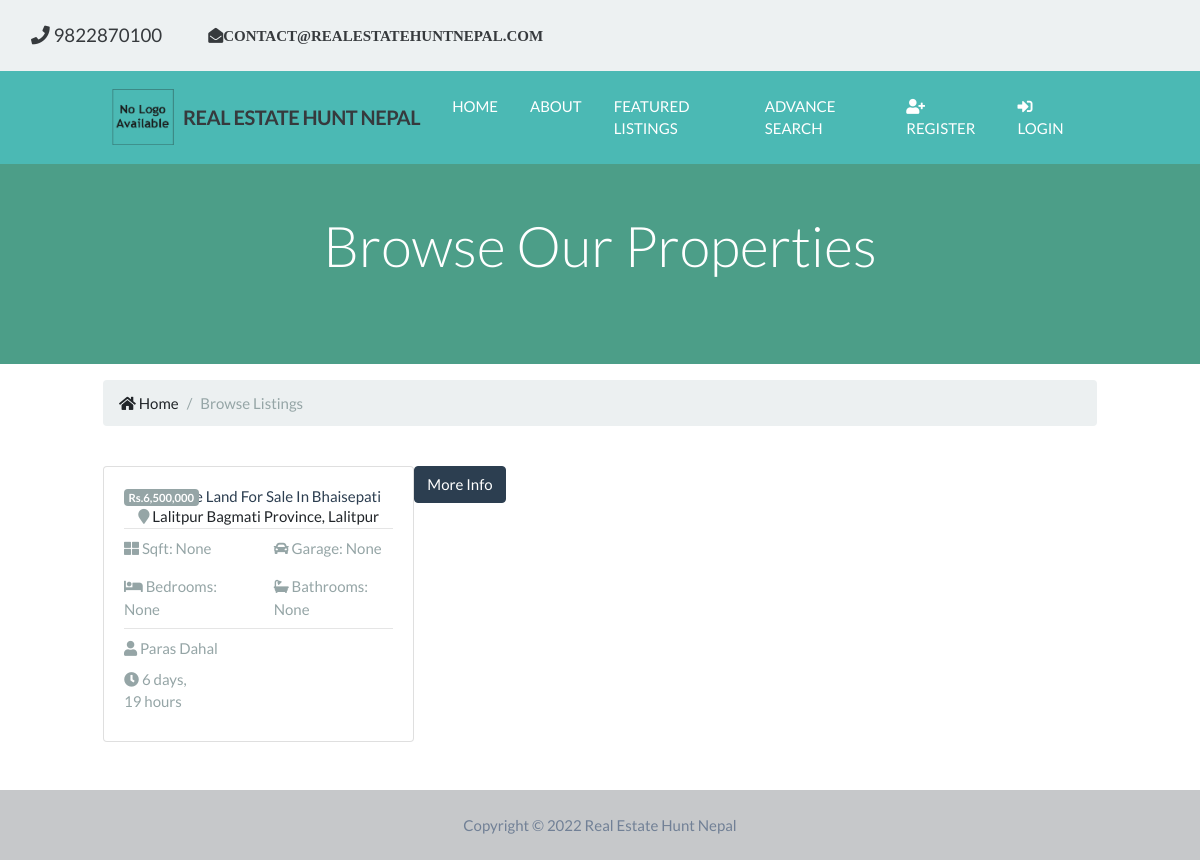
The page /listing/ on the database its author committed.
### appartment_listing/models.py (models this page shows, shortened)
class Listings(models.Model):
    listing_id = models.AutoField(
        verbose_name='ID',
        primary_key=True,
    )
    realtor_id = models.ForeignKey(Realtors, on_delete=models.DO_NOTHING)
    listing_title = models.CharField(
        max_length=100,
        verbose_name='Title',
    )
    state = models.CharField(max_length=100, verbose_name='State')
    district = models.CharField(max_length=100, verbose_name='District')
    city = models.CharField(max_length=100, verbose_name='City')
    description = models.TextField(blank=True, verbose_name='Description')
    price = models.DecimalField(
        verbose_name='Price', max_digits=15, decimal_places=5)
    purchaseType = models.CharField(unique=True,
                                    default="Buy", max_length=8, verbose_name='PurchaseType')
    propertyType = models.CharField(unique=True,
                                    default="House", max_length=15, verbose_name='PropertyType')
    bedroom = models.IntegerField(
        verbose_name='Bedroom', default=None, blank=True, null=True)
    bathroom = models.IntegerField(
        verbose_name='Bathroom', default=None, blank=True, null=True)
    garage = models.IntegerField(
        verbose_name='Garage', default=None, blank=True, null=True)
    sqft = models.IntegerField(
        verbose_name='Sqft', default=None, blank=True, null=True)
    photo_main = models.ImageField(
        upload_to='photos/%Y/%m/%d/', verbose_name='Main Photo', default=None, blank=True, null=True)
    is_published = models.BooleanField(default=True, verbose_name='Published')
    list_date = models.DateTimeField(
        default=datetime.now, blank=True, verbose_name='List Date')
    class Meta():
        verbose_name = 'Listing'
        verbose_name_plural = 'Listings'

### realtor/models.py (models this page shows, shortened)
class Realtors(models.Model):
    realtor_id = models.BigAutoField(primary_key=True)
    first_name = models.CharField(
        max_length=200, verbose_name='First Name')
    last_name = models.CharField(
        max_length=200, verbose_name='Last Name')
    photo = models.ImageField(
        verbose_name='Realtor Photo', upload_to='realtor/%Y/%m/%d/')
    description = models.TextField(blank=True, verbose_name='Description')
    phone = models.CharField(max_length=50, verbose_name='Phone Number')
    email = models.EmailField(verbose_name='EMAIL')
    is_mvp = models.BooleanField(default=False, verbose_name='MVP')
    hire_date = models.DateTimeField(default=datetime.now, blank=True)
    created_at = models.DateTimeField(
        verbose_name='Created At', editable=False)
    updated_at = models.DateTimeField(
        verbose_name='Updated At', editable=False)
    class Meta:
        verbose_name = 'Realtor'
        verbose_name_plural = 'Realtors'
    def __str__(self):
        return self.first_name + ' ' + self.last_name

### appartment_listing/views.py (the view)
# urls.py: path('', views.index, name='index'),
def index(request):
    title = 'Real Estate Hunt Nepal | Listing'
    template = 'listing/index.html'
    listings = Listings.objects.all().order_by(
        '-list_date').filter(is_published=True)
    paginator = Paginator(listings, 6)
    page = request.GET.get('page')
    paged_listings = paginator.get_page(page)
    context = {'title': title,
               'listings': paged_listings,
               }
    return render(request, template, context)

### appartment_listing/templates/listing/index.html (shortened to what this page needs)
{% extends 'header/base.html' %}
{% load static %}
{% load humanize %}
{% block content %}
<section id="showcase-inner" class="py-5 text-white">
  <div class="container">
    <div class="row text-center">
      <div class="col-md-12">
        <h1 class="display-4">Browse Our Properties</h1>
      </div>
    </div>
  </div>
</section>
<section id="bc" class="mt-3">
  <div class="container">
    <nav aria-label="breadcrumb">
      <ol class="breadcrumb">
        <li class="breadcrumb-item">
          <a href="{% url 'main:main-index' %}">
            <i class="fas fa-home"></i> Home</a
          >
        </li>
        <li class="breadcrumb-item active">Browse Listings</li>
      </ol>
    </nav>
  </div>
</section>
<section id="listings" class="py-4">
  <div class="container">
    <div class="row">
      {% if listings %} {% for listing in listings %}
      <div class="col-md-6 col-lg-4 mb-4">
        <div class="card">
          <div class="card-img-overlay">
            <h2>
              <span class="badge badge-secondary text-white"
                >Rs.{{listing.price | floatformat:0 | intcomma}}</span
              >
            </h2>
          </div>
          <div class="card-body">
            <div class="listing-heading text-center">
              <h4 class="text-primary">{{listing.listing_title}}</h4>
              <p>
                <i class="fas fa-map-marker text-secondary"></i>
                {{listing.city}} {{listing.state}}, {{listing.district}}
              </p>
            </div>
            <hr />
            <div class="row py-2 text-secondary">
              <div class="col-6">
                <i class="fas fa-th-large"></i> Sqft: {{listing.sqft}}
              </div>
              <div class="col-6">
                <i class="fas fa-car"></i> Garage: {{listing.garage}}
              </div>
            </div>
            <div class="row py-2 text-secondary">
              <div class="col-6">
                <i class="fas fa-bed"></i> Bedrooms: {{listing.bedroom}}
              </div>
              <div class="col-6">
                <i class="fas fa-bath"></i> Bathrooms: {{listing.bathroom}}
              </div>
            </div>
            <hr />
            <div class="row py-2 text-secondary">
              <div class="col-12">
                <i class="fas fa-user"></i> {{listing.realtor_id}}
              </div>
            </div>
            <div class="row text-secondary pb-2">
              <div class="col-6">
                <i class="fas fa-clock"></i> {{ listing.list_date | timesince }}
              </div>
            </div>
          </div>
        </div>
      </div>
      <div class="row text-secondary">
        <a href="{% url 'listing:detail' listing.listing_id %}">
          <button type="button" class="btn btn-primary">More Info</button>
        </a>
      </div>
      {% endfor %} {% else %}
      <div class="col-md-12">
        <p>There are no listings</p>
      </div>
      {% endif %}
    </div>
  </div>
</section>
{% endblock %}

### main/static/main/css/all.css (style rules this page uses)
.fa, .fas, .far, .fal, .fab { -moz-osx-font-smoothing: grayscale; -webkit-font-smoothing: antialiased; display: inline-block; font-style: normal; font-variant: normal; text-rendering: auto; line-height: 1; }
.fa-bath:before { content: "\f2cd"; }
.fa-bed:before { content: "\f236"; }
.fa-car:before { content: "\f1b9"; }
.fa-clock:before { content: "\f017"; }
.fa-home:before { content: "\f015"; }
.fa-map-marker:before { content: "\f041"; }
.fa-th-large:before { content: "\f009"; }
.fa-user:before { content: "\f007"; }
.fa, .fas { font-family: "Font Awesome 5 Free"; font-weight: 900; }

### main/static/main/css/style.css (style rules this page uses)
#showcase-inner { background: url(../img/building.jpg) no-repeat top center fixed/cover; position: relative; overflow: hidden; min-height: 200px; }
#showcase-inner::before { content: ''; position: absolute; top: 0; left: 0; min-height: 100%; width: 100%; background: rgba(32, 134, 107, 0.8); }

### rows shown on the page
Listings: price "6,500,000", listing_title "Attractive Land For Sale In Bhaisepati", city "Lalitpur", state "Bagmati Province", district "Lalitpur", sqft "None", garage "None", bedroom "None", bathroom "None", realtor_id "Paras Dahal", list_date "6 days, 19 hours"
